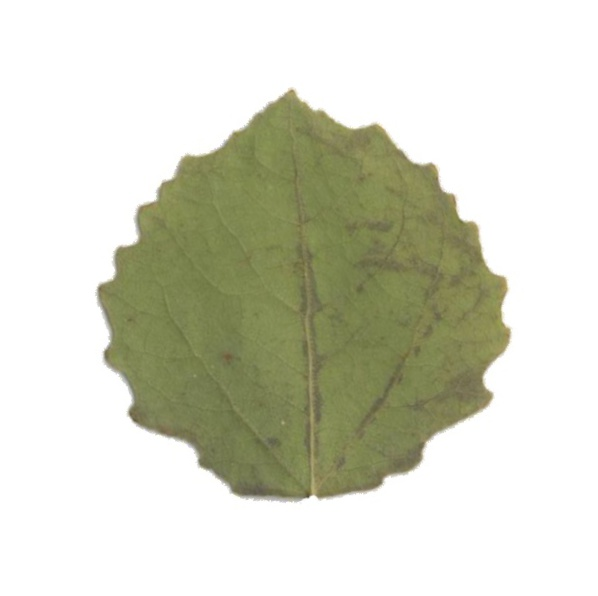
#> input picture 10_29_local_enhancement/0.jpg, 598 x 596 px
$ python -i local_enhancement.py   (imports and definitions only)   (older library calls are emulated)
#> lines starting #> are read from the running program, lines starting #| are printed output that depends on the picture; after the words box and inside, x2 and y2 are one past the last pixel; in counts of white or black regions, pixels touching at a corner belong together
import cv2
import numpy as np


def local_enhancement(image):

#> called with image = '0.jpg'
    img = cv2.imread(image, 0)
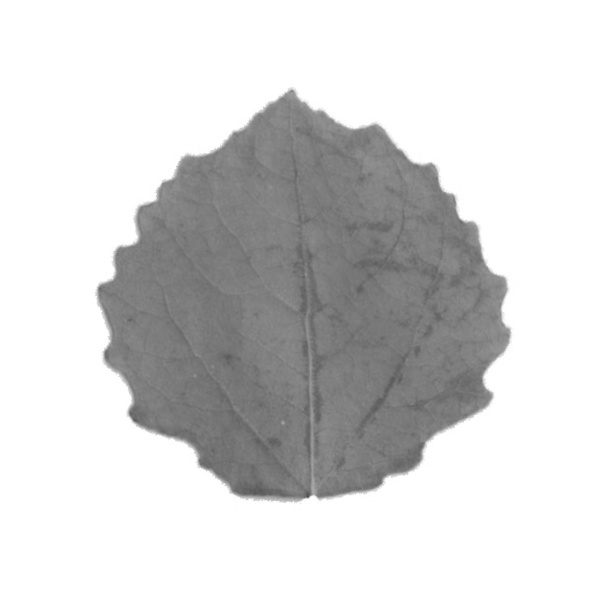
#> img: shape (596, 598); min 81, max 255, mean 212
    clahe = cv2.createCLAHE(clipLimit=2, tileGridSize=(10, 10))
    img_equalized = clahe.apply(img)

    h, w = img.shape
#> h = 596; w = 598
    img_GB = cv2.GaussianBlur(img, (3, 3), 0)
    canny_threshold_common = [40, 100]
    canny_threshold_enhanced = [30, 60]
    edge_canny_up = cv2.Canny(img_GB[:round(h/6), round(w/2)-20:round(w/2)+20], *canny_threshold_common, apertureSize=3)
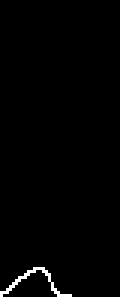
#> edge_canny_up: shape (99, 40) (shown 3 times larger); 1% white in thin lines or dots, all inside (x1, y1, x2, y2) = (0, 89, 24, 99)
    edge_canny_middle = cv2.Canny(img_GB[round(h/6):round(h/2), round(w/2)-20:round(w/2)+20],
                                  *canny_threshold_enhanced, apertureSize=3)
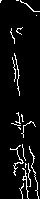
#> edge_canny_middle: shape (199, 40); 5.8% white in thin lines or dots
    t = list(edge_canny_middle.ravel() == 255).count(1)/len(list(edge_canny_middle.ravel()))
#> t = 0.0584

    while not 1/40 < t < 1/20:
        # print(t)
        if t <= 1/40:
            canny_threshold_enhanced = [canny_threshold_enhanced[0] - 1, canny_threshold_enhanced[1] - 1]
        else:
            canny_threshold_enhanced = [canny_threshold_enhanced[0] + 1, canny_threshold_enhanced[1] + 1]
        edge_canny_middle = cv2.Canny(img_GB[round(h / 6):round(h / 2), round(w / 2) - 20:round(w / 2) + 20],
                                      *canny_threshold_enhanced, apertureSize=3)
        t = list(edge_canny_middle.ravel() == 255).count(1) / len(list(edge_canny_middle.ravel()))
#> this loop made 2 passes
#> (canny_threshold_enhanced, t) on passes 1 to 2: ([31, 61], 0.0584), ([32, 62], 0.0481)
    edge_canny_down = cv2.Canny(img_GB[round(h/2):, round(w/2)-20:round(w/2)+20], *canny_threshold_common, apertureSize=3)
#> edge_canny_down: shape (298, 40); 3.9% white in thin lines or dots, all inside (x1, y1, x2, y2) = (0, 0, 40, 205)
    edge_canny_middle_horizontally = np.vstack((edge_canny_up, edge_canny_middle, edge_canny_down))
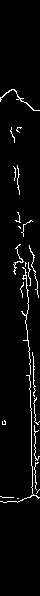
#> edge_canny_middle_horizontally: shape (596, 40); 3.7% white in thin lines or dots, all inside (x1, y1, x2, y2) = (0, 89, 40, 503)
    edge_canny_left = cv2.Canny(img_GB[:, :round(w/2)-20], *canny_threshold_common, apertureSize=3)
#> edge_canny_left: shape (596, 279); 0.47% white in thin lines or dots, all inside (x1, y1, x2, y2) = (97, 95, 279, 501)
    edge_canny_right = cv2.Canny(img_GB[:, round(w/2)+20:], *canny_threshold_common, apertureSize=3)
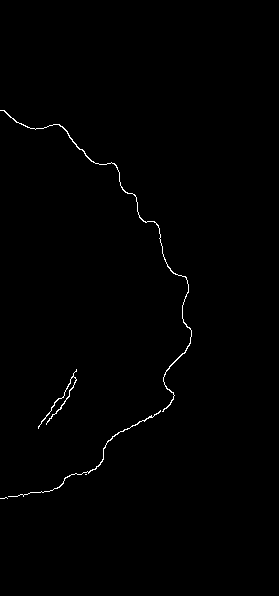
#> edge_canny_right: shape (596, 279); 0.55% white in thin lines or dots, all inside (x1, y1, x2, y2) = (0, 110, 192, 499)
    edge_canny = np.hstack((edge_canny_left, edge_canny_middle_horizontally, edge_canny_right))
#> edge_canny: shape (596, 598); 0.73% white in thin lines or dots, all inside (x1, y1, x2, y2) = (97, 89, 511, 503)

    edge_equalized = cv2.Canny(img_equalized, *canny_threshold_common, apertureSize=3)
#> edge_equalized: shape (596, 598); 8.5% white in thin lines or dots, all inside (x1, y1, x2, y2) = (95, 87, 511, 503)

    # [9 lines of commented-out code are left out]
    kernel = cv2.getStructuringElement(cv2.MORPH_RECT, (2, 4))
    edge_canny = cv2.dilate(edge_canny, kernel)
#> edge_canny: shape (596, 598); 2.2% white; 7 white regions, largest, box (x1, y1, x2, y2) and area: (97, 88, 512, 505) 7075, (357, 368, 397, 431) 487, (294, 211, 313, 239) 160
    edge_canny = cv2.dilate(edge_canny, kernel)
#> edge_canny: shape (596, 598); 3.6% white; 6 white regions, box (x1, y1, x2, y2) and area: (97, 87, 513, 507) 11426, (357, 367, 398, 433) 752, (294, 210, 314, 241) 268, (292, 163, 301, 199) 215, (289, 125, 303, 147) 175, (281, 418, 287, 429) 63
    edge_canny = cv2.dilate(edge_canny, kernel)
#> edge_canny: shape (596, 598); 4.9% white; 5 white regions, box (x1, y1, x2, y2) and area: (97, 86, 514, 509) 15839, (357, 366, 399, 435) 954, (292, 162, 302, 201) 286, (289, 124, 304, 149) 252, (281, 417, 288, 431) 95
    edge_canny = cv2.erode(edge_canny, kernel)
#> edge_canny: shape (596, 598); 3.6% white; 6 white regions, box (x1, y1, x2, y2) and area: (98, 88, 514, 508) 11478, (358, 368, 399, 434) 759, (295, 211, 315, 242) 269, (293, 164, 302, 200) 217, (290, 126, 304, 148) 177, (282, 419, 288, 430) 63

    edge_canny = cv2.morphologyEx(edge_canny, cv2.MORPH_CLOSE, kernel)
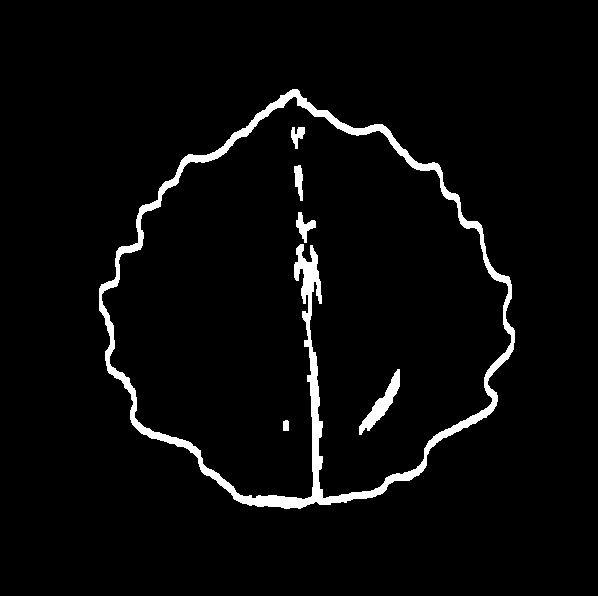
#> edge_canny: shape (596, 598); 3.6% white; 6 white regions, box (x1, y1, x2, y2) and area: (99, 89, 515, 509) 11478, (359, 369, 400, 435) 759, (296, 212, 316, 243) 269, (294, 165, 303, 201) 217, (291, 127, 305, 149) 177, (283, 420, 289, 431) 63
    kernel2 = cv2.getStructuringElement(cv2.MORPH_RECT, (3, 3))
    edge_canny = cv2.morphologyEx(edge_canny, cv2.MORPH_CLOSE, kernel2)
#> edge_canny: shape (596, 598); 3.7% white; 6 white regions, box (x1, y1, x2, y2) and area: (99, 89, 515, 509) 11514, (359, 369, 400, 435) 763, (296, 212, 316, 243) 269, (294, 165, 303, 201) 217, (291, 127, 305, 149) 189, (283, 420, 289, 431) 63

    # 形态学处理
    kernel = cv2.getStructuringElement(cv2.MORPH_RECT, (2, 2))
    edge_equalized = cv2.dilate(edge_equalized, kernel)
#> edge_equalized: shape (596, 598); 18.5% white; 17 white regions (10 under 20 px), largest, box (x1, y1, x2, y2) and area: (95, 90, 512, 504) 65759, (230, 203, 241, 217) 97, (321, 270, 328, 279) 37
    edge_equalized = cv2.dilate(edge_equalized, kernel)
#> edge_equalized: shape (596, 598); 24.7% white; 4 white regions, box (x1, y1, x2, y2) and area: (95, 87, 513, 505) 87634, (230, 203, 242, 218) 133, (266, 140, 274, 148) 47, (154, 366, 162, 373) 44
    edge_equalized = cv2.dilate(edge_equalized, kernel)
#> edge_equalized: shape (596, 598); 28.1% white; 2 white regions, box (x1, y1, x2, y2) and area: (95, 87, 514, 506) 100115, (230, 203, 243, 219) 164
    edge_equalized = cv2.erode(edge_equalized, kernel)
#> edge_equalized: shape (596, 598); 25.6% white; 2 white regions, box (x1, y1, x2, y2) and area: (96, 88, 514, 506) 91010, (231, 204, 243, 219) 134

    edge_equalized = cv2.morphologyEx(edge_equalized, cv2.MORPH_CLOSE, kernel)
#> edge_equalized: shape (596, 598); 25.6% white; 2 white regions, box (x1, y1, x2, y2) and area: (97, 89, 515, 507) 91010, (232, 205, 244, 220) 134
    kernel2 = cv2.getStructuringElement(cv2.MORPH_RECT, (3, 3))
    edge_equalized = cv2.morphologyEx(edge_equalized, cv2.MORPH_CLOSE, kernel2)
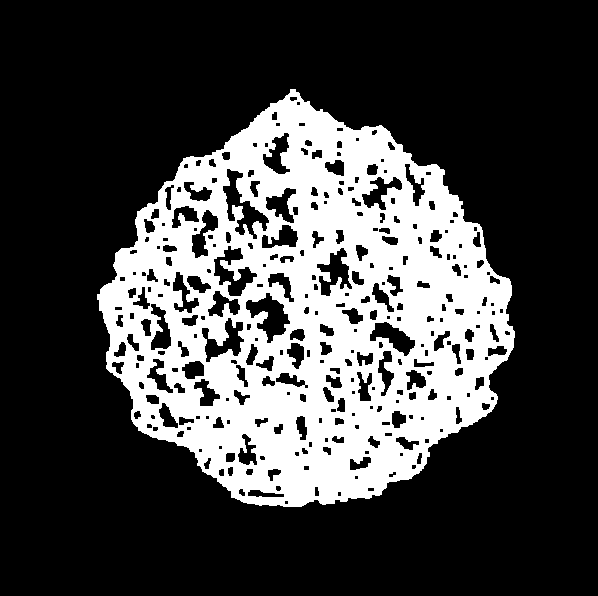
#> edge_equalized: shape (596, 598); 26.7% white; 1 white region, box (x1, y1, x2, y2) and area: (97, 89, 515, 507) 95231

    return img, img_equalized, edge_canny, edge_equalized

>>> result = local_enhancement('0.jpg')
